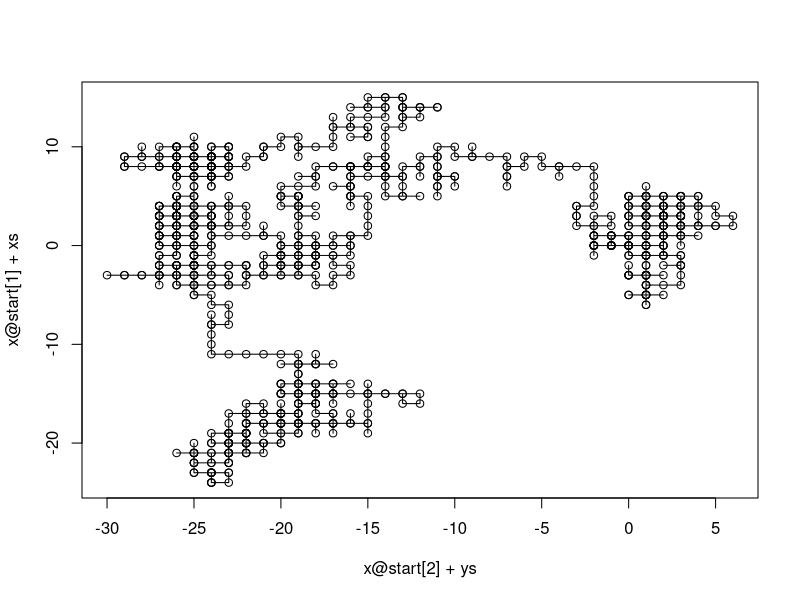
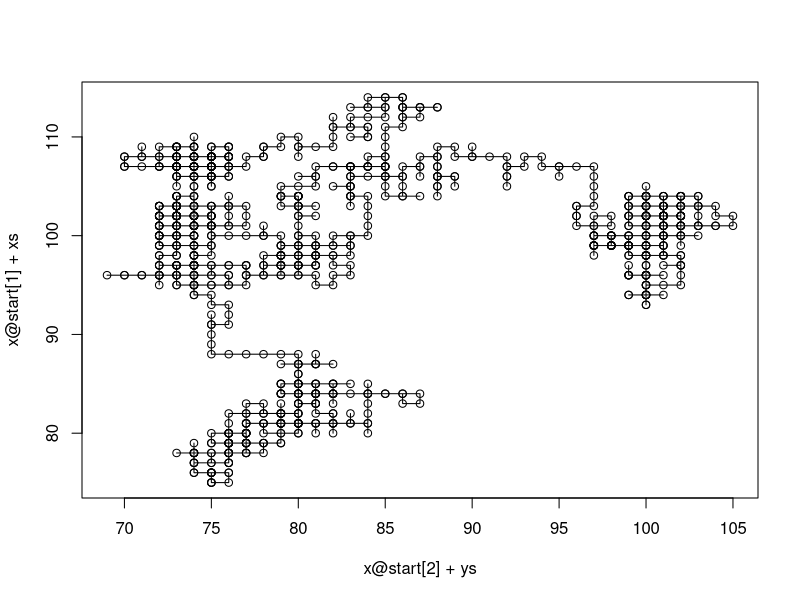

Recreate these plots in R, in order.
rw <- setClass(
  "rw",
  # The basic slots associated with our class
  slots = c(
    start = "numeric",
    steps   = "numeric",
    trajectory_recording = "logical",
    .trajectory = "matrix"),
  
  # Now we declare our default values
  prototype=list(
    start = c(0,0),
    #steps = 10,
    trajectory_recording = TRUE
  ),
  # Look for things that might be amiss
  validity=function(object)
  {
    # REMEMBER TO ADD INTEGER CHECKS.
    if(object@steps<0) {
      return("Please enter 
             a positive number of steps.")
    }
    if(length(object@start)!=2) {
      return("This program is
             only written for 2D (for now!).")
    }
    return(TRUE)
  }
)


# Found "OOP in R" (http://practicalcomputing.org/node/80) to be very useful.
setGeneric("start<-", function(self, value) standardGeneric("start<-"))

setReplaceMethod("start",
  "rw",
  function(self,value) {
  self@start <- value
  self
  }
)

setMethod(
  f="[",
  signature="rw",
  definition=function(x,i,drop){
    mypath=slot(x,".trajectory");
    xs=sum(mypath[1:i,1]);
    ys=sum(mypath[1:i,2]);
    return(c(x@start[1]+xs, x@start[2]+ys))
  }
)

setMethod(
  f="plot",
  signature="rw",
  definition=function(x){
    mypath=slot(x,".trajectory");
    xs=cumsum(mypath[,1]);
    ys=cumsum(mypath[,2]);
    plot(x@start[2]+ys,x@start[1]+xs, type='o');
  }
)

setGeneric("simulate", 
           function(.Object){standardGeneric("simulate")})

setMethod(
  f="simulate",
  signature="rw",
  definition=function(.Object){
    slot(.Object,".trajectory") <- 
      matrix(c(0, 1, -1, 0, 1, 0, 0, -1), 
             nrow=4, 
             ncol=2)[sample(4,size=slot(.Object,"steps"),
             replace=TRUE),];
    return(.Object)
  }
)

# Testing the replacement class
my_walk <- new("rw", start=c(1,1),steps=1000)
# To circumvent this, I would need to use the "assign" function, which
# the S4 manual cautions against! 
# (https://cran.r-project.org/doc/contrib/Genolini-S4tutorialV0-5en.pdf)
my_walk <- simulate(my_walk)
my_walk[50]
plot(my_walk)
start(my_walk)<-c(100,100)
plot(my_walk)
